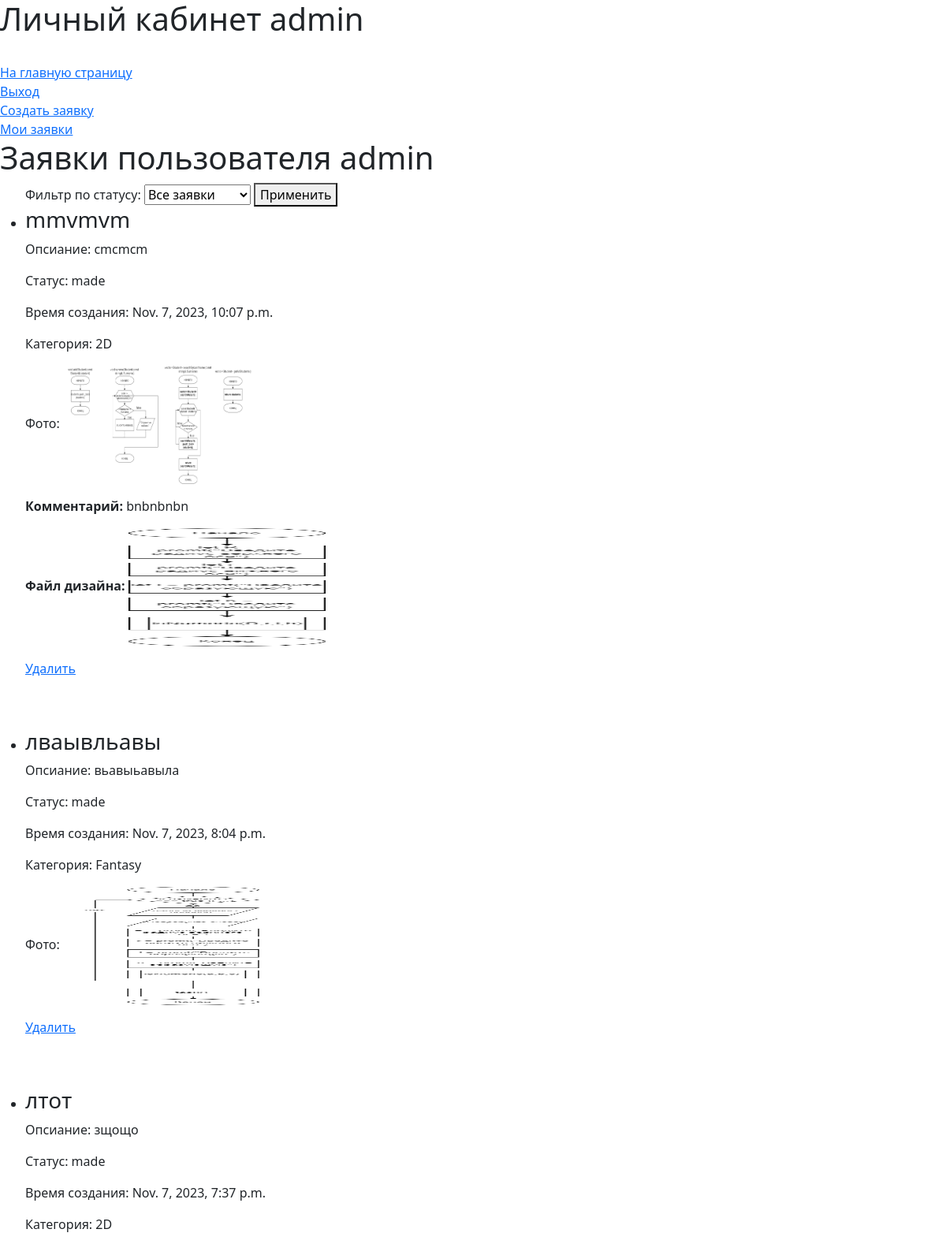
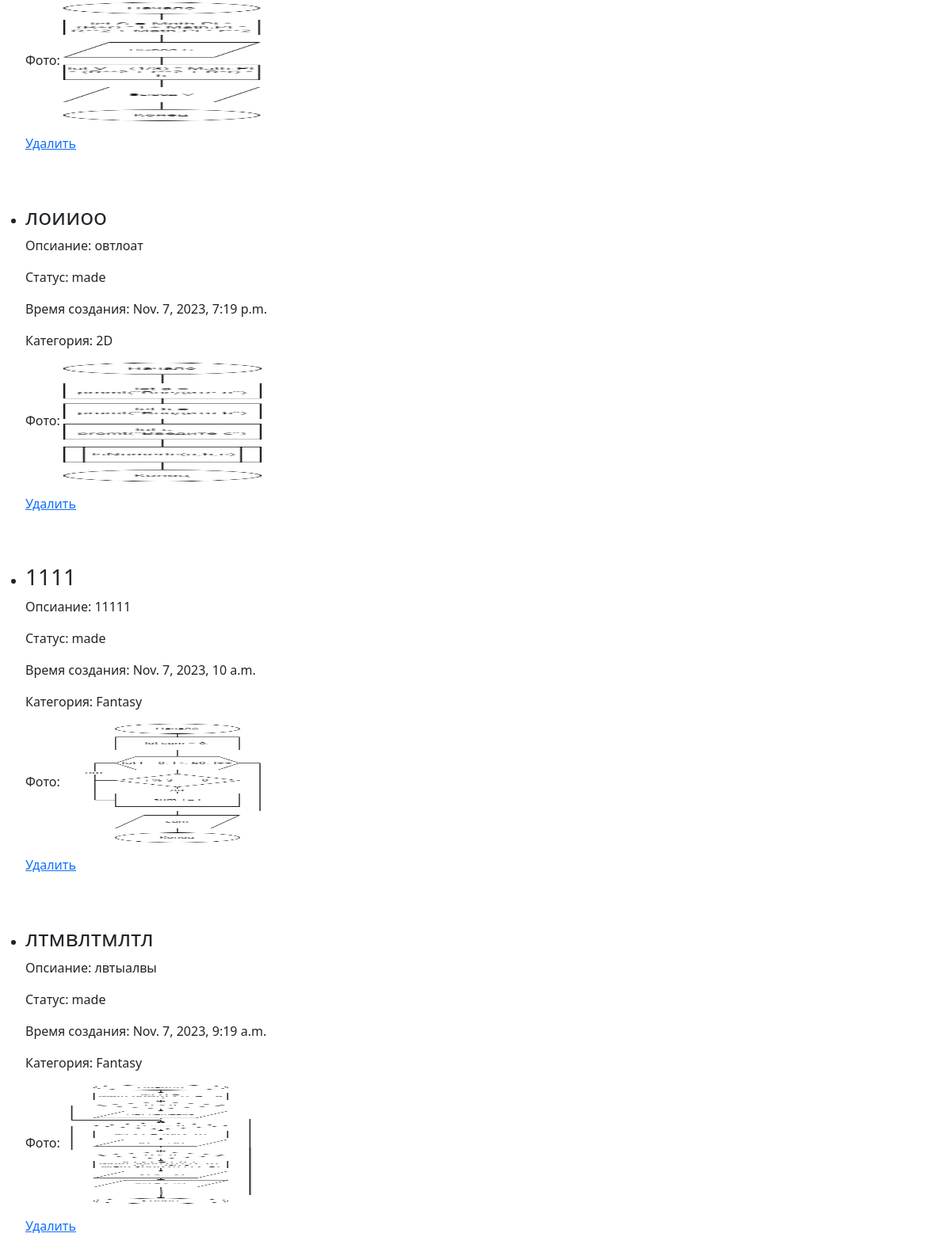
The page /catalog/my_requests/ (signed in) on the database its author committed (2 pictures, top to bottom).
### catalog/models.py (models this page shows, shortened)
class CustomUser(AbstractUser):
    fio = models.CharField(max_length=100)
    email =  models.EmailField(max_length=100)
    password = models.CharField(max_length=100)

class Request(models.Model):
    objects = None
    def validate_image(fieldfile_obj):
        filesize = fieldfile_obj.file.size
        max_size = 2.0
        if filesize > max_size * 1024 * 1024:
            raise ValidationError("Максимальный размер файла 2 МБ")
    title = models.CharField(max_length=100, verbose_name="Заголовок")
    description = models.TextField(verbose_name='Описание')
    category = models.ForeignKey(DesignCategory, on_delete=models.CASCADE, verbose_name='Категория')
    REQUEST_STATUS = (
        ('new', 'Новая'),
        ('process', 'Принято в работу'),
        ('made', 'Выполнено'),
    )
    status = models.CharField(
        max_length=25,
        choices=REQUEST_STATUS,
        blank=True,
        verbose_name="Статус заявки",
        default='new')
    user = models.ForeignKey(CustomUser, on_delete=models.CASCADE, verbose_name='Пользователь')
    request_photo = models.ImageField(max_length=254, upload_to="media/", verbose_name="Фотография",
                                      help_text="Разрешается формата файла только jpg, jpeg, png, bmp",
                                      validators=[
                                          FileExtensionValidator(allowed_extensions=['jpg', 'jpeg', 'png', 'bmp']),
                                          validate_image])
    date = models.DateTimeField(default=django.utils.timezone.now)
    design_file = models.ImageField(upload_to='media/',
                                   validators=[FileExtensionValidator(allowed_extensions=['jpeg', 'jpg', 'png', 'bmp']),
                                               validate_image], blank=True)
    comment = models.TextField(blank=True)

class DesignCategory(models.Model):
    name = models.CharField(max_length=100, unique=True)
    def __str__(self):
        return self.name

### catalog/views.py (the view)
# urls.py: path('my_requests/', views.user_requests, name='user_requests'),
def user_requests(request):
        user = request.user
        status_filter = request.GET.get('status', 'all')
        if status_filter == 'new':
            requests = Request.objects.filter(user=user, status='new').order_by('-date')
        elif status_filter == 'in process':
            requests = Request.objects.filter(user=user, status='process').order_by('-date')
        elif status_filter == 'done':
            requests = Request.objects.filter(user=user, status='made').order_by('-date')
        else:
            requests = Request.objects.filter(user=user).order_by('-date')
        return render(request, 'auth_user/my_requests.html', {'requests': requests})

### catalog/templates/auth_user/my_requests.html (shortened to what this page needs)
{% extends "home.html" %}
{% block content %}
    <h1>Заявки пользователя {{ user.username }}</h1>
    <ul>
        <form method="get">
            <label for="status">Фильтр по статусу:</label>
            <select id="status" name="status">
                <option value="all">Все заявки</option>
            </select>
            <button type="submit">Применить</button>
        </form>
        {% for request in requests %}
            <li>
                <h3>{{ request.title }}</h3>
                <p>Опсиание: {{ request.description }}</p>
                <p>Статус: {{ request.status }}</p>
                <p>Время создания: {{ request.date }}</p>
                <p>Категория: {{ request.category }}</p>
                <p>Фото: <img src="{{request.request_photo.url}}" alt="{{ request.title }}" width="250px" height="150px"/></p>
                {% if request.comment %}
                <p><b>Комментарий:</b> {{ request.comment }}</p>
                {% endif %}
                {% if request.design_file %}
                    <p><b>Файл дизайна:</b> <img src="{{ request.design_file}}" alt="ne rabotaet(" width="250px" height="150px" /></p>
                {% endif %}
                <p><a href="{% url 'delete_request' request.id %}">Удалить</a></p>
                <br>
                <br>
                </li>
                {% empty %}
                <li>Пользователь пока не создал заявок.</li>
        {% endfor %}
    </ul>
{% endblock %}

### catalog/templates/home.html (shortened to what this page needs)
<!DOCTYPE html>
<html lang="ru">
  <head>
    <link href="https://cdn.jsdelivr.net/npm/bootstrap@5.1.3/dist/css/bootstrap.min.css" rel="stylesheet"
>
  {% load static %}
  </head>
  <body>
  <h1>Личный кабинет {{ user.username }} </h1>
    <br>
    <a href="{% url 'index' %}">На главную страницу</a>
    <br>
    <a href="{% url 'logout' %}">Выход</a>
    <br>
    <a href="{% url 'request_form'%}">Создать заявку</a>
    <br>
    <a href="{% url 'user_requests'%}">Мои заявки</a>
    {% block content %}{% endblock %}
  </body>
</html>

### rows shown on the page
CustomUser: username "admin"
Request: title "mmvmvm", description "cmcmcm", status "made", date "Nov. 7, 2023, 10:07 p.m.", category "2D", request_photo (picture), comment "bnbnbnbn", design_file (picture)
Request: title "лваывльавы", description "вьавыьавыла", status "made", date "Nov. 7, 2023, 8:04 p.m.", category "Fantasy", request_photo (picture)
Request: title "лтот", description "зщощо", status "made", date "Nov. 7, 2023, 7:37 p.m.", category "2D", request_photo (picture)
Request: title "лоииоо", description "овтлоат", status "made", date "Nov. 7, 2023, 7:19 p.m.", category "2D", request_photo (picture)
Request: title "1111", description "11111", status "made", date "Nov. 7, 2023, 10 a.m.", category "Fantasy", request_photo (picture)
Request: title "лтмвлтмлтл", description "лвтыалвы", status "made", date "Nov. 7, 2023, 9:19 a.m.", category "Fantasy", request_photo (picture)
